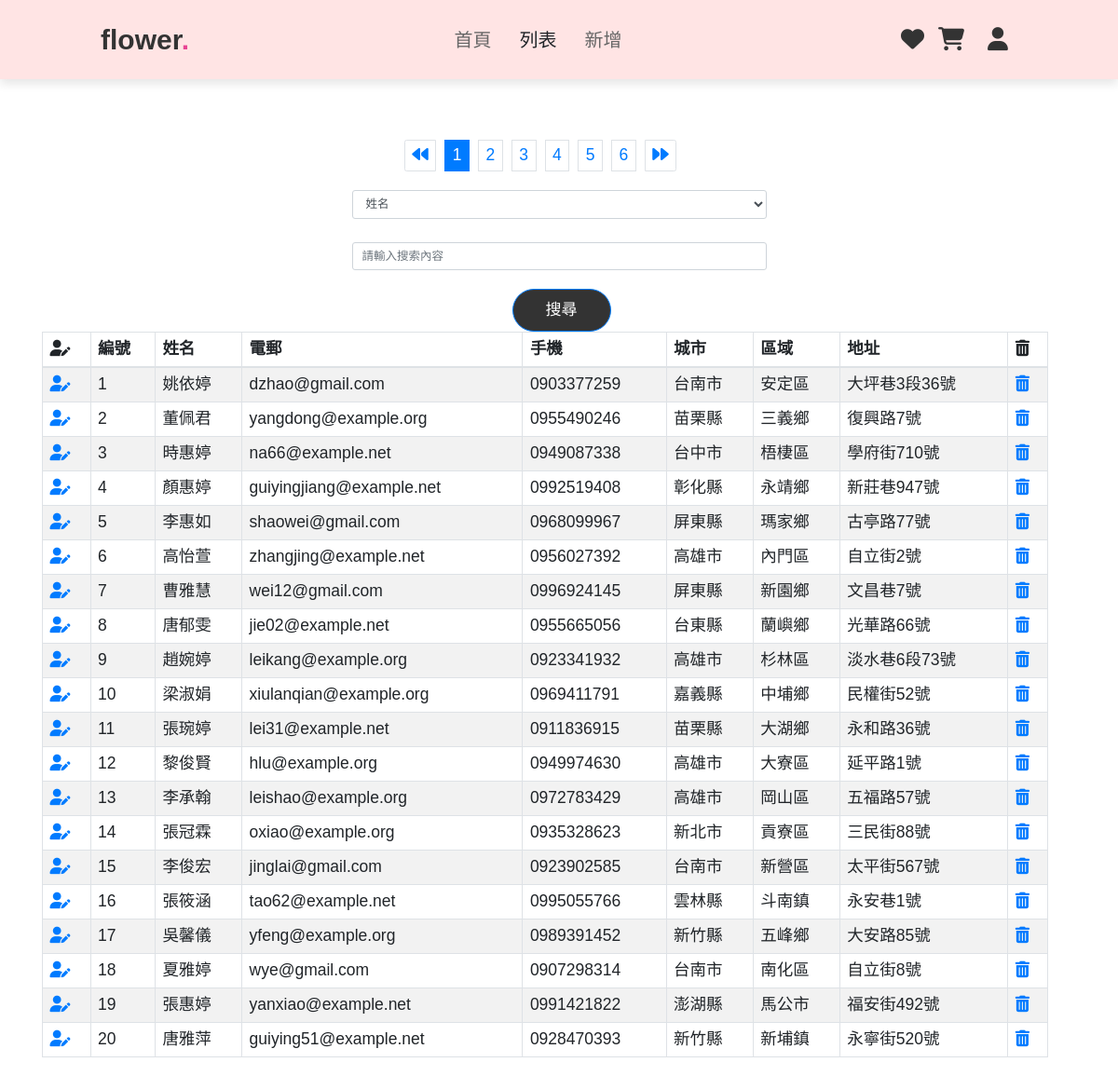
/pages/member/list.php, run on the app's committed database.
### tables this page shows
CREATE TABLE `member` (
  `member_id` int(11) NOT NULL,
  `name` varchar(100) NOT NULL,
  `email` varchar(100) NOT NULL,
  `join_date` date NOT NULL,
  `password` varchar(255) NOT NULL,
  `phone` varchar(20) NOT NULL,
  `city` varchar(20) DEFAULT NULL,
  `address` varchar(100) DEFAULT NULL,
  `district` varchar(100) DEFAULT NULL
);

### pages/member/list.php (the view, shortened to what this page needs)
<?php
require '../parts/db_connect.php';
$perPage = 20;
$page = isset($_GET['page']) ? intval($_GET['page']) : 1;
$searchField = isset($_GET['search-field']) ? $_GET['search-field'] : '';
$searchQuery = isset($_GET['search-query']) ? $_GET['search-query'] : '';
$allowedFields = ['name', 'email', 'phone', 'city', 'district', 'address'];
if (!in_array($searchField, $allowedFields)) {
    $searchField = 'name';
}
$t_sql = "SELECT COUNT(1) FROM member";
$sql = "SELECT * FROM member";
$sql .= " ORDER BY member_id ASC";
$sql .= " LIMIT ?, ?";
$stmt = $pdo->prepare($t_sql);
$stmt->execute();
$totalRows = $stmt->fetch(PDO::FETCH_NUM)[0];
$totalPages = ceil($totalRows / $perPage);
$stmt = $pdo->prepare($sql);
$paramIndex = 1;
$stmt->bindValue($paramIndex++, ($page - 1) * $perPage, PDO::PARAM_INT);
$stmt->bindValue($paramIndex, $perPage, PDO::PARAM_INT);
$stmt->execute();
$rows = $stmt->fetchAll();
?>
<?php include __DIR__ . '/parts/html-head.php'  ?>
<?php include __DIR__ . '/parts/navbar.php'  ?>
<div class="container">
    <div class="row table h3">
            <div class="col pagination-container">
                <nav aria-label="Page navigation example">
                    <ul class="pagination">
                        <li class="page-item">
                        <a class="page-link" href="?page=1&search-field=<?= htmlentities($searchField) ?>&search-query=<?= htmlentities($searchQuery) ?>">
                            <i class="fa-solid fa-backward"></i>
                        </a>
                        </li>
                        <?php for ($i = $page - 5; $i <= $page + 5; $i++) :
                            if ($i >= 1 and $i <= $totalPages) : ?>
                                <li class="page-item <?= $i == $page ? 'active' : '' ?>">
                                    <a class="page-link" href="?page=<?= $i ?>&search-field=<?= htmlentities($searchField) ?>&search-query=<?= htmlentities($searchQuery) ?>"><?= $i ?></a>
                                </li>
                        <?php endif;
                        endfor; ?>
                        <li class="page-item">
                        <a class="page-link" href="?page=<?= $totalPages ?>&search-field=<?= htmlentities($searchField) ?>&search-query=<?= htmlentities($searchQuery) ?>">
                            <i class="fa-solid fa-forward"></i>
                        </a>
                        </li>
                    </ul>
                </nav>
            </div>
        </div>
        <div class="row">
            <div class="col-5 mx-auto text-center">
                <form action="?" method="get">
                    <div class="form-group">
                        <select name="search-field" class="form-control form-control-lg">
                            <option value="name">姓名</option>
                        </select>
                    </div>
                    <div class="form-group">
                        <input type="text" class="form-control form-control-lg" id="search-query" name="search-query" placeholder="請輸入搜索內容">
                    </div>
                    <button type="submit" class="btn btn-primary ml-2">搜尋</button>
                </form>
            </div>
        </div>
    <div class="row table h3">
        <div class="col">
            <table class="table table-bordered table-striped">
                <thead>
                    <tr>
                        <th><i class="fa-solid fa-user-pen"></i></i></th>
                        <th>編號</th>
                        <th>姓名</th>
                        <th>電郵</th>
                        <th>手機</th>
                        <th>城市</th>
                        <th>區域</th>
                        <th>地址</th>
                        <th><i class="fa-solid fa-trash-can"></i></th>
                    </tr>
                </thead>
                <tbody>
                    <?php foreach ($rows as $r) : ?>
                        <tr>
                            <td>
                                <a href="edit.php?member_id=<?= $r['member_id'] ?>">
                                <i class="fa-solid fa-user-pen"></i></i>
                                </a>
                            </td>
                            <td><?= $r['member_id'] ?></td>
                            <td><?= $r['name'] ?></td>
                            <td><?= $r['email'] ?></td>
                            <td><?= $r['phone'] ?></td>
                            <td><?= $r['city'] ?></td>
                            <td><?= $r['district'] ?></td>
                            <td><?= htmlentities($r['address']) ?></td>
                            <td>
                                <a href="javascript: delete_one(<?= $r['member_id'] ?>)">
                                <i class="fa-solid fa-trash-can"></i>
                                </a>
                            </td>
                        </tr>
                    <?php endforeach ?>
                </tbody>
            </table>
        </div>
    </div>
</div>
<?php include __DIR__ . '/parts/html-foot.php'  ?>

### pages/member/css/style.css (style rules this page uses)
:root { --pink:#e84393; }
* { margin:0; padding:0; box-sizing: border-box; font-family: Verdana, Geneva, Tahoma, sans-serif; outline: none; border:none; text-decoration: none; text-transform: none; transition: .2s linear; }
html { font-size: 62.5%; scroll-behavior: smooth; scroll-padding-top: 6rem; overflow-x: hidden; }
.btn { display: inline-block; margin-top: 1rem; border-radius: 5rem; background:#333; color:#fff; padding:.9rem 3.5rem; cursor: pointer; font-size: 1.7rem; }

### pages/member/list.php (style rules this page uses)
.pagination-container { display: flex; justify-content: center; align-items: center; }
.container { margin-top: 15rem; }
.pagination li a { margin-right: 10px; }

### data on the page
member: member_id "1", name "姚依婷", email "dzhao@gmail.com", phone "0903377259", city "台南市", district "安定區", address "大坪巷3段36號"
member: member_id "2", name "董佩君", email "yangdong@example.org", phone "0955490246", city "苗栗縣", district "三義鄉", address "復興路7號"
member: member_id "3", name "時惠婷", email "na66@example.net", phone "0949087338", city "台中市", district "梧棲區", address "學府街710號"
member: member_id "4", name "顏惠婷", email "guiyingjiang@example.net", phone "0992519408", city "彰化縣", district "永靖鄉", address "新莊巷947號"
member: member_id "5", name "李惠如", email "shaowei@gmail.com", phone "0968099967", city "屏東縣", district "瑪家鄉", address "古亭路77號"
member: member_id "6", name "高怡萱", email "zhangjing@example.net", phone "0956027392", city "高雄市", district "內門區", address "自立街2號"
member: member_id "7", name "曹雅慧", email "wei12@gmail.com", phone "0996924145", city "屏東縣", district "新園鄉", address "文昌巷7號"
member: member_id "8", name "唐郁雯", email "jie02@example.net", phone "0955665056", city "台東縣", district "蘭嶼鄉", address "光華路66號"
member: member_id "9", name "趙婉婷", email "leikang@example.org", phone "0923341932", city "高雄市", district "杉林區", address "淡水巷6段73號"
member: member_id "10", name "梁淑娟", email "xiulanqian@example.org", phone "0969411791", city "嘉義縣", district "中埔鄉", address "民權街52號"
member: member_id "11", name "張琬婷", email "lei31@example.net", phone "0911836915", city "苗栗縣", district "大湖鄉", address "永和路36號"
member: member_id "12", name "黎俊賢", email "hlu@example.org", phone "0949974630", city "高雄市", district "大寮區", address "延平路1號"
member: member_id "13", name "李承翰", email "leishao@example.org", phone "0972783429", city "高雄市", district "岡山區", address "五福路57號"
member: member_id "14", name "張冠霖", email "oxiao@example.org", phone "0935328623", city "新北市", district "貢寮區", address "三民街88號"
member: member_id "15", name "李俊宏", email "jinglai@gmail.com", phone "0923902585", city "台南市", district "新營區", address "太平街567號"
member: member_id "16", name "張筱涵", email "tao62@example.net", phone "0995055766", city "雲林縣", district "斗南鎮", address "永安巷1號"
member: member_id "17", name "吳馨儀", email "yfeng@example.org", phone "0989391452", city "新竹縣", district "五峰鄉", address "大安路85號"
member: member_id "18", name "夏雅婷", email "wye@gmail.com", phone "0907298314", city "台南市", district "南化區", address "自立街8號"
member: member_id "19", name "張惠婷", email "yanxiao@example.net", phone "0991421822", city "澎湖縣", district "馬公市", address "福安街492號"
member: member_id "20", name "唐雅萍", email "guiying51@example.net", phone "0928470393", city "新竹縣", district "新埔鎮", address "永寧街520號"
